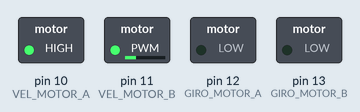
A sketch run on a simulated Arduino Uno, built with avr-gcc and run on an emulated ATmega328P. Shown: switched loads named in the sketch (green lamp = pin HIGH).

Above: at 0.3 s.
Timing chart, 0 to 1.8 s (numbered marks = the images above):
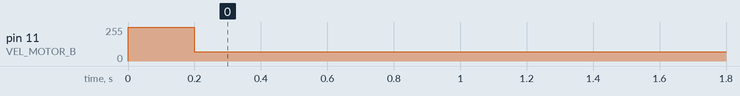

Measured:
- by itself, pin 11 (VEL_MOTOR_B): 255/255 → 70/255 at 0.20 s

The sketch:

PruebaRotacion.ino
```cpp
int const VEL_MOTOR_A = 10;
int const VEL_MOTOR_B = 11;
int const GIRO_MOTOR_A = 12;
int const GIRO_MOTOR_B = 13;


void setup(){
  pinMode(GIRO_MOTOR_A, OUTPUT);
  pinMode(GIRO_MOTOR_B, OUTPUT);

  pinMode(VEL_MOTOR_A, OUTPUT);
  pinMode(VEL_MOTOR_B, OUTPUT);

  digitalWrite(VEL_MOTOR_A, HIGH);
  digitalWrite(VEL_MOTOR_B, HIGH);
  delay(200);
}

void loop(){
  analogWrite(VEL_MOTOR_A, 255);
  analogWrite(VEL_MOTOR_B, 70);
}
```
